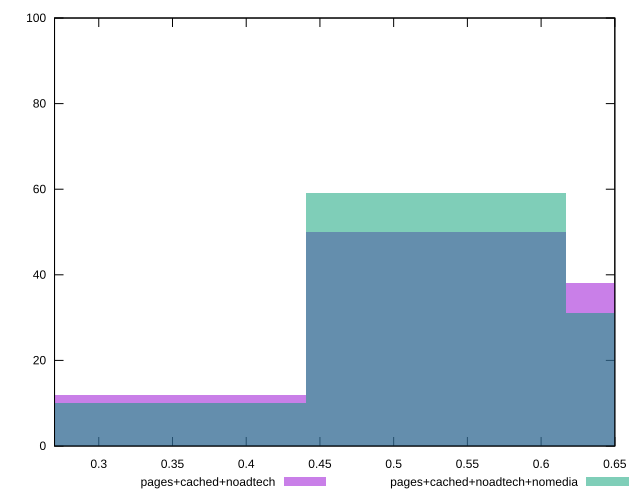

The gnuplot source for this figure:
reset

$pagesCachedNoadtech <<EOF
0.3526372661232718 12
0.5289558991849077 50
0.7052745322465436 38
EOF

$pagesCachedNoadtechNomedia <<EOF
0.5289558991849077 59
0.7052745322465436 31
0.3526372661232718 10
EOF

set key outside below
set boxwidth 0.1763186330616359
set xrange [0.27:0.65]
set yrange [0:100]
set trange [0:100]
set style fill transparent solid 0.5 noborder
set terminal svg size 640, 500 enhanced background rgb 'white'
set output "report_00014_2021-02-09T15:56:05.503Z/meta/score/comparison/histogram/2_vs_3.svg"

plot $pagesCachedNoadtech title "pages+cached+noadtech" with boxes, \
     $pagesCachedNoadtechNomedia title "pages+cached+noadtech+nomedia" with boxes

reset
